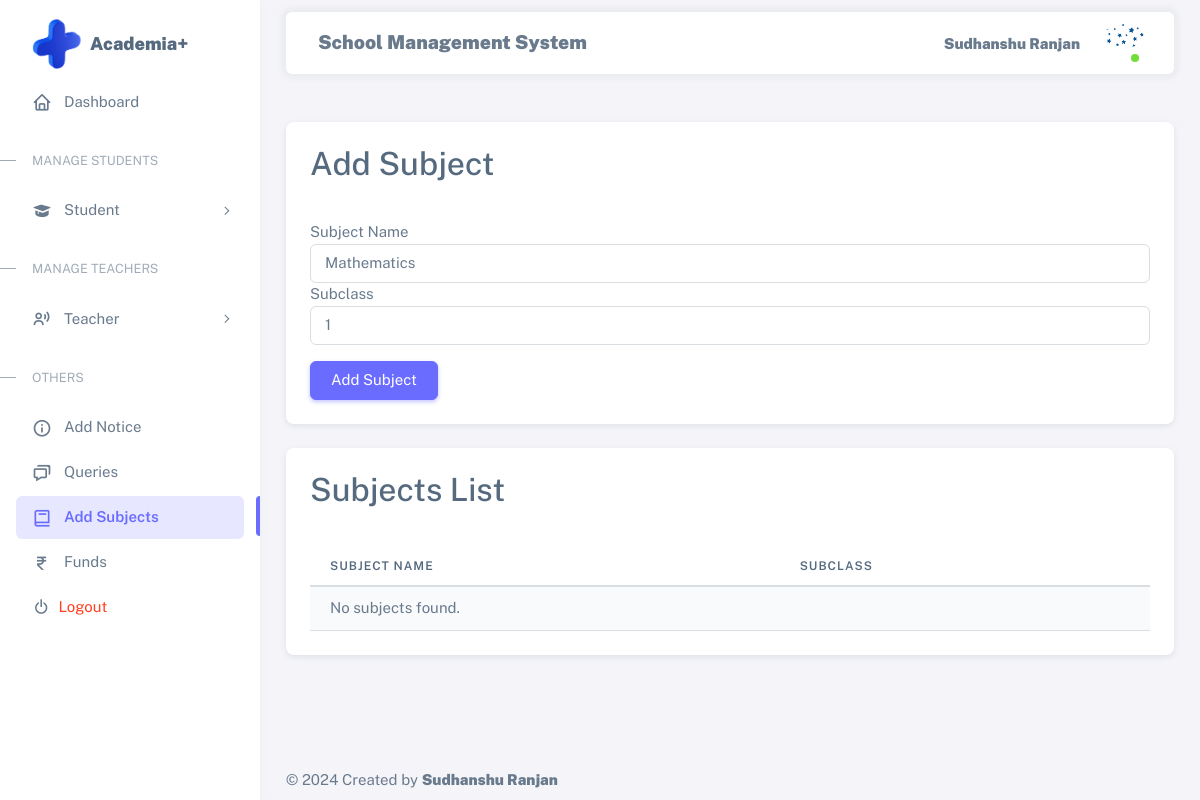
Page /addsubjects/ (signed in) on the committed database.
### asms_app/models.py (models this page shows)
class AcedemiaAdmin(models.Model):
    admin = models.BooleanField(default=True)
    utype = models.CharField(max_length=20,default='Admin')
    name = models.CharField(max_length=50)
    username = models.CharField(max_length=100, primary_key=True)
    password = models.CharField(max_length=32)
    pic = models.FileField(max_length=100, upload_to='Admin/')

### asms_app/views.py (the view)
# urls.py: path('addsubjects/', add_subject, name='addsubjects'),
def add_subject(request):
    try:
        user = AcedemiaAdmin.objects.get(username=request.session.get('session_key'))
    except AcedemiaAdmin.DoesNotExist:
        return redirect('home')
    subjects = Subjects.objects.all()
    subclass_values = range(1, 11)
    subjects_list = [
        'Mathematics',
        'English Language',
        'Physics',
        'Chemistry',
        'Biology',
        'History',
        'Geography',
        'Physical Education',
        'Foreign Languages',
        'Computer Science',
        'Art (Visual Arts)',
        'Music'
    ]
    if request.method == 'POST':
        name = request.POST['name']
        subclass = request.POST['subclass']
        x = Subjects.objects.filter(name=name)
        if x:
            messages.error(request, 'Can Not Add Duplicate Subjects')
            return redirect('addsubjects')
        obj = Subjects()
        obj.subclass = subclass
        obj.name = name
        obj.save()
        messages.success(request, 'Subject Added')
        return redirect('addsubjects')
    else:
        return render(request, 'add_subjects.html', {'user':user, 'subjects':subjects,'subclass_values': subclass_values,'subjects_list': subjects_list})

### asms_app/templates/add_subjects.html (shortened to what this page needs)
{% extends 'base.html' %}
{% block content %}
<div class="container mt-5">
    <div class="card mb-4">
        <div class="card-header">
            <h2>Add Subject</h2>
        </div>
        <div class="card-body">
            <form method="post">
                <div class="form-group">
                    <label for="name">Subject Name</label>
                    <select class="form-control" id="name" name="name" required>
                        {% for subject in subjects_list %}
                        <option value="{{ subject }}">{{ subject }}</option>
                        {% endfor %}
                    </select>
                </div>
                <div class="form-group">
                    <label for="subclass">Subclass</label>
                    <select class="form-control" id="subclass" name="subclass" required>
                        {% for value in subclass_values %}
                        <option value="{{ value }}">{{ value }}</option>
                        {% endfor %}
                    </select>
                </div>
                <button type="submit" class="btn btn-primary mt-3">Add Subject</button>
            </form>
        </div>
    </div>
    <div class="card mb-4">
        <div class="card-header">
            <h2>Subjects List</h2>
        </div>
        <div class="card-body">
            <div class="table-responsive">
                <table class="table table-striped">
                    <thead>
                        <tr>
                            <th>Subject Name</th>
                            <th>Subclass</th>
                        </tr>
                    </thead>
                    <tbody>
                        {% for subject in subjects %}
                        <tr>
                            <td>{{ subject.name }}</td>
                            <td>{{ subject.subclass }}</td>
                        </tr>
                        {% empty %}
                        <tr>
                            <td colspan="2">No subjects found.</td>
                        </tr>
                        {% endfor %}
                    </tbody>
                </table>
            </div>
        </div>
    </div>
</div>
{% endblock %}

### asms_app/templates/dashboard.html (shortened to what this page needs)
{%load static%}
<div class="layout-wrapper layout-content-navbar">
    <div class="layout-container">
<aside id="layout-menu" class="layout-menu menu-vertical menu bg-menu-theme">
    <div class="app-brand demo">
      <img src="{%static 'images/plus.png'%}" style="height: 50px; width: 50px;" alt="">
        <a href="/dashboard/" class="app-brand-link">
            <span class="app-brand-text menu-text fw-bolder ms-2 fs-5">Academia+</span>
        </a>
    </div>
    <ul class="menu-inner py-1">
        <li class="menu-item active">
            <a href="/dashboard/" class="menu-link">
                <i class="menu-icon tf-icons bx bx-home"></i>
                <div data-i18n="Analytics">Dashboard</div>
            </a>
        </li>
        <li class="menu-header small text-uppercase"><span class="menu-header-text">Manage Students</span></li>
        <li class="menu-item">
            <a href="javascript:void(0);" class="menu-link menu-toggle">
                <i class="menu-icon tf-icons bx bxs-graduation"></i>
                <div data-i18n="Layouts">Student</div>
            </a>
        </li>
        <li class="menu-header small text-uppercase"><span class="menu-header-text">Manage Teachers</span></li>
        <li class="menu-item">
            <a href="javascript:void(0);" class="menu-link menu-toggle">
                <i class="menu-icon tf-icons bx bx-user-voice"></i>
                <div data-i18n="Layouts">Teacher</div>
            </a>
        </li>
        <li class="menu-header small text-uppercase"><span class="menu-header-text">Others</span></li>
        {%if user.student%}
        <li class="menu-item">
          <a href="/view_notice/" class="menu-link">
              <i class="menu-icon tf-icons bx bx-info-circle"></i>
              <div data-i18n="Basic">View Notice</div>
          </a>
      </li>
      <li class="menu-item">
        <a href="/post_query/" class="menu-link">
          <i class="menu-icon tf-icons bx bx-message-square-dots"></i>
            <div data-i18n="Basic">Post Queries</div>
        </a>
    </li>
    <li class="menu-item">
      <a href="/all_queries/" class="menu-link">
          <i class="menu-icon tf-icons bx bx-chat"></i>
          <div data-i18n="Basic">All Queries</div>
      </a>
  </li>
        {%else%}
        <li class="menu-item">
            <a href="/notice/" class="menu-link">
                <i class="menu-icon tf-icons bx bx-info-circle"></i>
                <div data-i18n="Basic">Add Notice</div>
            </a>
        </li>
        <li class="menu-item">
          <a href="/all_queries/" class="menu-link">
              <i class="menu-icon tf-icons bx bx-chat"></i>
              <div data-i18n="Basic">Queries</div>
          </a>
      </li>
        {%endif%}
        {%if user.admin%}
        <li class="menu-item">
          <a href="/addsubjects/" class="menu-link">
              <i class="menu-icon tf-icons bx bx-book"></i>
              <div data-i18n="Basic">Add Subjects</div>
          </a>
      </li>
        <li class="menu-item">
            <a href="/funds/" class="menu-link">
                <i class="menu-icon tf-icons bx bx-rupee"></i>
                <div data-i18n="Basic">Funds</div>
            </a>
        </li>
        {%endif%}
        <li class="menu-item">
            <a href="/logout/" target="_blank" class="menu-link">
                <i class="bx bx-power-off me-2"></i>
                <div data-i18n="Documentation" class="text-danger">Logout</div>
            </a>
        </li>
    </ul>
</aside>
      <div class="layout-page">
        <nav
          class="layout-navbar container-xxl navbar navbar-expand-xl navbar-detached align-items-center bg-navbar-theme"
          id="layout-navbar"
        >
          <div class="navbar-nav-right d-flex align-items-center" id="navbar-collapse">
            <span class="menu-text fw-bolder ms-2" style="font-size: 1.6vw;">School Management System</span>
            <ul class="navbar-nav flex-row align-items-center ms-auto">
              <li class="nav-item lh-1 me-3">
                <p class="mt-3 fw-bolder">{{user.name}}</p>
              </li>
              <li class="nav-item navbar-dropdown dropdown-user dropdown">
                <a class="nav-link dropdown-toggle hide-arrow" href="javascript:void(0);" data-bs-toggle="dropdown">
                  <div class="avatar avatar-online">
                    <img src="{{user.pic.url}}" alt class="w-px-40 h-auto rounded-circle" />
                  </div>
                </a>
              </li>
            </ul>
          </div>
        </nav>
        <div class="content-wrapper">

### asms_app/static/assets/css/demo.css (style rules this page uses)
.menu .app-brand.demo { height: 64px; margin-top: 12px; }

### rows in the picture
AcedemiaAdmin: name "Sudhanshu Ranjan", pic (picture)

### other values in the picture
form field name "Mathematics"
form field subclass "1"
